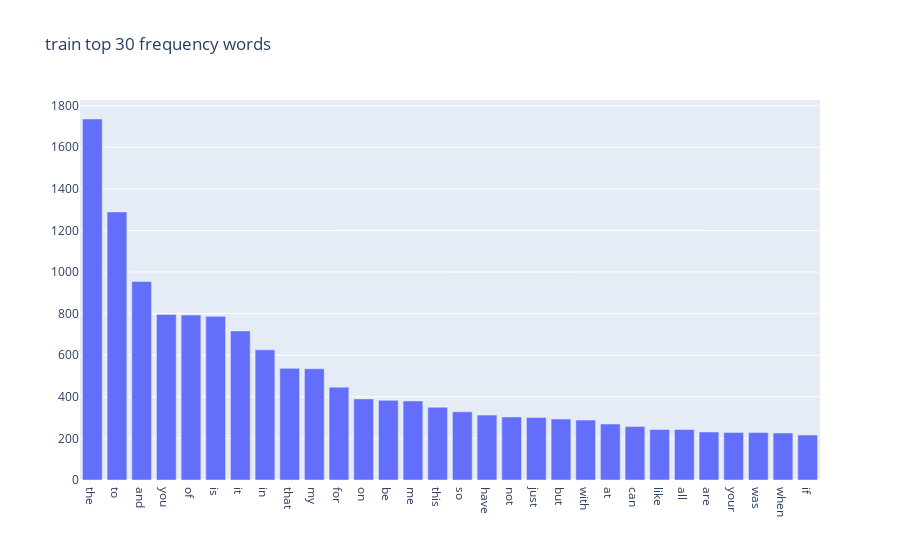
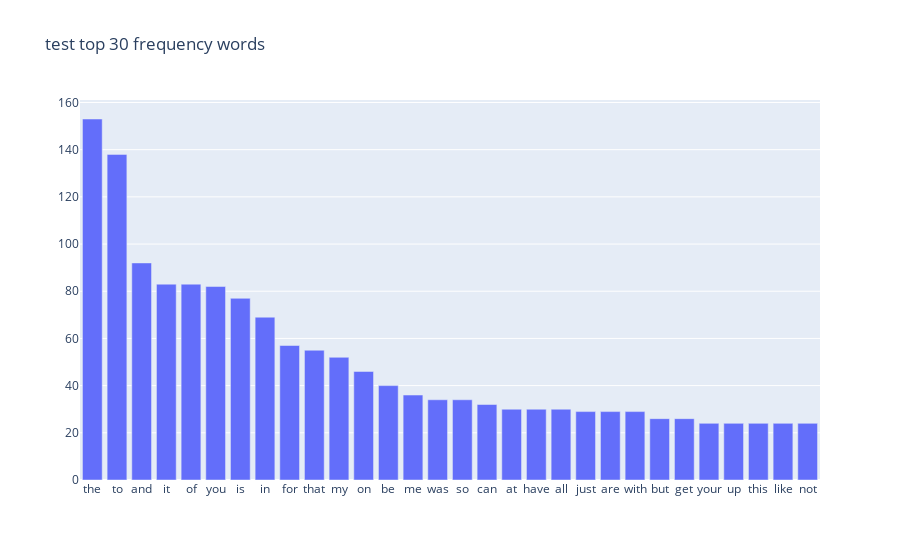

The notebook cell these images were saved under, in order:
### Markdown cell above
---
### ** >>> Exercise 1 (Take home): **  
Plot word frequency for Top 30 words in both train and test dataset. (Hint: refer to DM lab 1)

### Code cell
# Answer here
from sklearn.feature_extraction.text import CountVectorizer
import numpy as np
import plotly.graph_objects as go

top_n = 30

train_vect = CountVectorizer()
train_counts = train_vect.fit_transform(train_df.text)
train_frequencies = np.asarray(train_counts.sum(axis=0))[0]

train_top_indices = train_frequencies.argsort()[-top_n:]
train_top_indices = train_top_indices[::-1]
train_top_terms = [train_vect.get_feature_names_out()[i] for i in train_top_indices]
train_top_amounts = [train_frequencies[i] for i in train_top_indices]

fig = go.Figure(data=[go.Bar(x=train_top_terms, y=train_top_amounts)])
fig.update_layout(title_text='train top 30 frequency words')
fig.show()

test_vect = CountVectorizer()
test_counts = test_vect.fit_transform(test_df.text)
test_frequencies = np.asarray(test_counts.sum(axis=0))[0]

test_top_indices = test_frequencies.argsort()[-top_n:]
test_top_indices = test_top_indices[::-1]
test_top_terms = [test_vect.get_feature_names_out()[i] for i in test_top_indices]
test_top_amounts = [test_frequencies[i] for i in test_top_indices]

fig = go.Figure(data=[go.Bar(x=test_top_terms, y=test_top_amounts)])
fig.update_layout(title_text='test top 30 frequency words')
fig.show()

### Figure 1 — Plotly figure (JSON) as saved in the notebook; plotly's stock layout.template omitted (floating-point values rounded to 4 significant figures)
{"data": [{"type": "bar", "x": ["the", "to", "and", "you", "of", "is", "it", "in", "that", "my", "for", "on", "be", "me", "this", "so", "have", "not", "just", "but", "with", "at", "can", "like", "all", "are", "your", "was", "when", "if"], "y": [1736, 1289, 955, 796, 793, 787, 717, 626, 537, 535, 446, 390, 383, 380, 350, 328, 312, 303, 301, 293, 288, 269, 257, 243, 243, 231, 229, 228, 226, 216]}], "layout": {"title": {"text": "train top 30 frequency words"}}}

### Figure 2 — Plotly figure (JSON) as saved in the notebook; plotly's stock layout.template omitted (floating-point values rounded to 4 significant figures)
{"data": [{"type": "bar", "x": ["the", "to", "and", "it", "of", "you", "is", "in", "for", "that", "my", "on", "be", "me", "was", "so", "can", "at", "have", "all", "just", "are", "with", "but", "get", "your", "up", "this", "like", "not"], "y": [153, 138, 92, 83, 83, 82, 77, 69, 57, 55, 52, 46, 40, 36, 34, 34, 32, 30, 30, 30, 29, 29, 29, 26, 26, 24, 24, 24, 24, 24]}], "layout": {"title": {"text": "test top 30 frequency words"}}}
